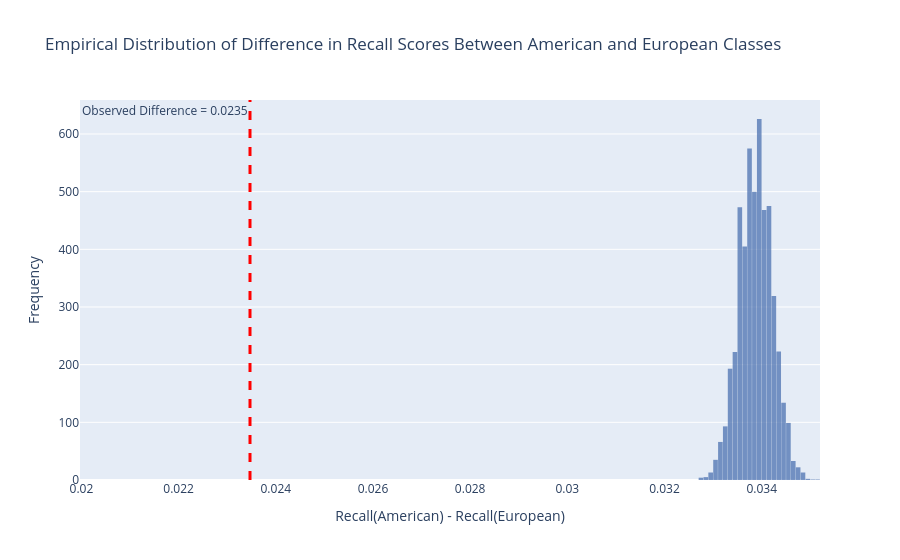

Notebook source saved alongside this figure:
### Code cell
import plotly.express as px
import plotly.graph_objects as go

# Create histogram of permutation statistics
fig = px.histogram(
    stats,
    nbins=40,
    opacity=0.75,
    labels={'value': 'Permutation Recall Difference'},
    title='Empirical Distribution of Difference in Recall Scores Between American and European Classes',
    color_discrete_sequence=['#4C72B0']
)

# Add vertical line for observed statistic
fig.add_vline(
    x=obs_stat,
    line_width=3,
    line_dash="dash",
    line_color="red",
    annotation_text=f"Observed Difference = {obs_stat:.4f}",
    annotation_position="top left"
)

fig.update_layout(
    xaxis_title="Recall(American) - Recall(European)",
    yaxis_title="Frequency",
    showlegend=False,
    bargap=0.05,
)

fig.show()

fig.write_html('fairness-analysis.html', include_plotlyjs='cdn')

### Figure 1 — Plotly figure (JSON) as saved in the notebook; plotly's stock layout.template omitted (floating-point values rounded to 4 significant figures; data arrays with more than 128 entries replaced by an {"elided": "..."} marker saying what was removed)
{"data": [{"bingroup": "x", "hovertemplate": "variable=0<br>Permutation Recall Difference=%{x}<br>count=%{y}<extra></extra>", "legendgroup": "0", "marker": {"color": "#4C72B0", "opacity": 0.75, "pattern": {"shape": ""}}, "name": "0", "nbinsx": 40, "orientation": "v", "showlegend": true, "type": "histogram", "x": {"elided": "5000 float values"}, "xaxis": "x", "yaxis": "y"}], "layout": {"annotations": [{"showarrow": false, "text": "Observed Difference = 0.0235", "x": 0.02347, "xanchor": "right", "xref": "x", "y": 1, "yanchor": "top", "yref": "y domain"}], "bargap": 0.05, "barmode": "relative", "legend": {"title": {"text": "variable"}, "tracegroupgap": 0}, "shapes": [{"line": {"color": "red", "dash": "dash", "width": 3}, "type": "line", "x0": 0.02347, "x1": 0.02347, "xref": "x", "y0": 0, "y1": 1, "yref": "y domain"}], "showlegend": false, "title": {"text": "Empirical Distribution of Difference in Recall Scores Between American and European Classes"}, "xaxis": {"anchor": "y", "domain": [0, 1], "title": {"text": "Recall(American) - Recall(European)"}}, "yaxis": {"anchor": "x", "domain": [0, 1], "title": {"text": "Frequency"}}}}
